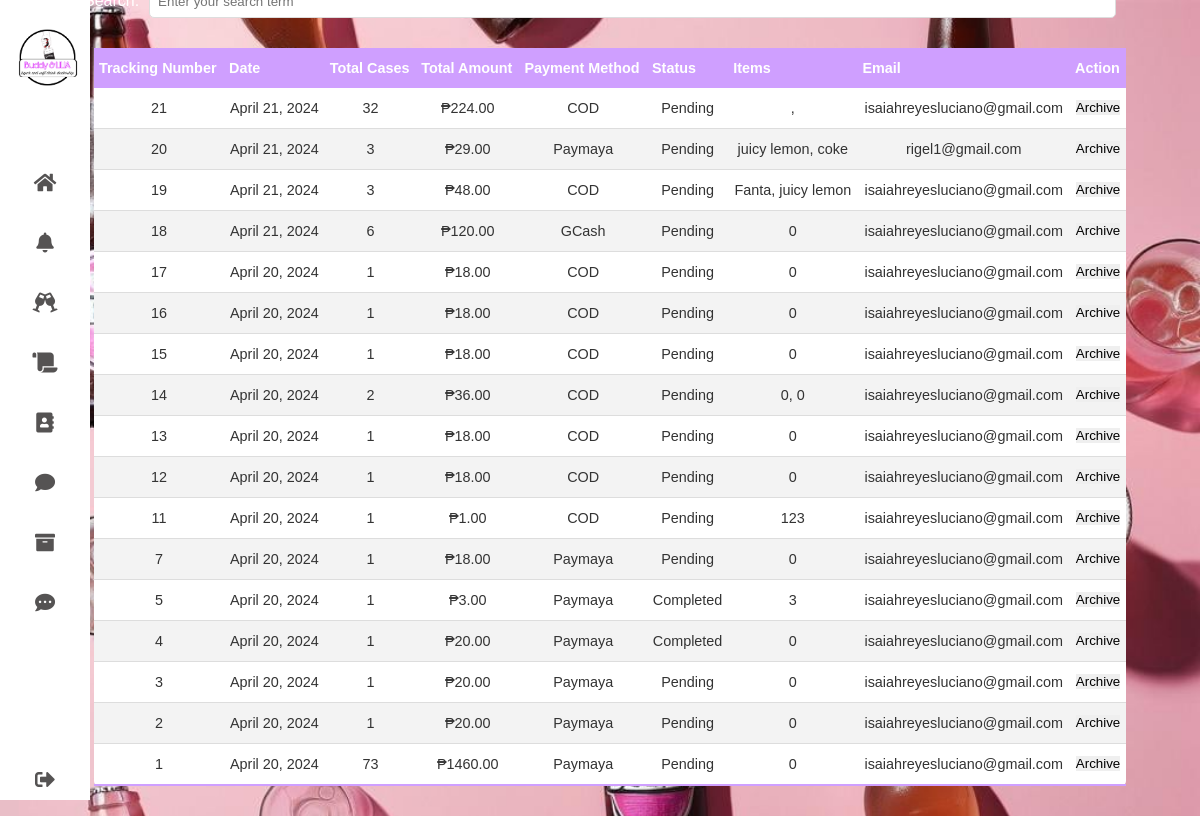
The app's page /pages/admin-transaction.php (signed in) with its own data.
### tables this page shows
CREATE TABLE `tbltransaction` (
  `id` int(11) NOT NULL,
  `user_id` varchar(255) DEFAULT NULL,
  `transaction_date` timestamp NOT NULL DEFAULT current_timestamp(),
  `total_amount` decimal(10,2) DEFAULT NULL,
  `payment_method` varchar(50) DEFAULT NULL,
  `transaction_status` enum('Pending','Completed','Cancelled') DEFAULT NULL,
  `archive` tinyint(1) NOT NULL
);

CREATE TABLE `tbluser` (
  `id` varchar(10) NOT NULL,
  `username` varchar(50) NOT NULL,
  `password` varchar(100) NOT NULL,
  `email` varchar(50) NOT NULL,
  `fullname` varchar(100) NOT NULL,
  `gender` enum('male','female') NOT NULL,
  `contact` varchar(11) NOT NULL,
  `userType` enum('admin','client','employee') NOT NULL,
  `address` varchar(100) NOT NULL,
  `verification` tinyint(1) NOT NULL
);

### pages/admin-transaction.php (the view, shortened to what this page needs)
<?php
include "../php/header.php";
$select_transactions_query = "SELECT t.id,
                                    DATE_FORMAT(t.transaction_date, '%M %e, %Y') AS formatted_date,
                                    SUM(ti.quantity) AS total_cases,
                                    SUM(ti.product_price * ti.quantity) AS total_price,
                                    t.payment_method,
                                    t.transaction_status,
                                    GROUP_CONCAT(ti.product_name SEPARATOR ', ') AS items,
                                    u.email
                                FROM tbltransaction t
                                INNER JOIN tbltransaction_items ti ON t.id = ti.transaction_id
                                INNER JOIN tbluser u ON t.user_id = u.id
                                WHERE t.archive = 0
                                GROUP BY t.id
                                ORDER BY t.id DESC";
$stmt_transactions = $conn->prepare($select_transactions_query);
$stmt_transactions->execute();
$transactions_result = $stmt_transactions->get_result();
?>
<!DOCTYPE html>
<html lang="en">
<head>
  <link rel="stylesheet" href="../css/navbar.css" />
  <link rel="stylesheet" href="../css/client-dashboard.css" />
  <link rel="stylesheet" href="../css/search-bar.css" />
  <link rel="stylesheet" href="../css/table.css" />
  <link rel="stylesheet" href="https://cdnjs.cloudflare.com/ajax/libs/font-awesome/5.15.4/css/all.min.css"/>
</head>
<body style="background-image: url('../images/dashboard-bg.jpg'); background-size: cover;">
  <div class="container">
  <?php
      include "navbar.php";
    ?>
    <div class="content">
    <form method="POST" action="">
          <div class="search-bar">
            <label for="search">Search:</label>
            <input type="search" id="search" name="search" placeholder="Enter your search term">
          </div>
        </form>
    <table class="content-table" id="dataTable">
        <thead>
            <tr>
                <th>Tracking Number</th>
                <th>Date</th>
                <th>Total Cases</th>
                <th>Total Amount</th>
                <th>Payment Method</th>
                <th>Status</th>
                <th>Items</th>
                <th>Email</th>
                <th>Action</th>
            </tr>
        </thead>
        <tbody>
            <?php
            while ($transaction_row = $transactions_result->fetch_assoc()) {
                echo "<tr>";
                echo "<td>" . $transaction_row['id'] . "</td>";
                echo "<td>" . $transaction_row['formatted_date'] . "</td>";
                echo "<td>" . $transaction_row['total_cases'] . "</td>";
                echo "<td>₱" . $transaction_row['total_price'] . "</td>";
                if($transaction_row['payment_method'] === "cash_on_delivery"){
                    echo "<td>COD</td>";
                }
                else if($transaction_row['payment_method'] === "gcash"){
                    echo "<td>GCash</td>";
                }
                else{
                    echo "<td>Paymaya</td>";
                }
                echo "<td>" . $transaction_row['transaction_status'] . "</td>";
                echo "<td>" . $transaction_row['items'] . "</td>";
                echo "<td>" . $transaction_row['email'] . "</td>";
                echo "<td>
                        <form method='POST' action=''>
                            <input type='hidden' name='transaction_id' value='" . $transaction_row['id'] . "'>
                            <button type='submit' name='archive_button'>Archive</button>
                        </form>
                      </td>";
                echo "</tr>";
            }
            ?>
        </tbody>
    </table>
    </div>
  </div>
</body>
</html>

### css/navbar.css (style rules this page uses)
* { margin: 0; padding: 0; outline: none; border: none; text-decoration: none; box-sizing: border-box; font-family: "Poppins", sans-serif; }
body { background: rgb(226, 226, 226); font-size: 16px; color: #333; }
.container { display: flex; }
table thead tr { color: #fff; background: #34AF6D; text-align: left; font-weight: bold; }
.container { display: flex; flex-direction: column; justify-content: center; align-items: center; height: 100vh; }

### css/client-dashboard.css (style rules this page uses)
.container { display: flex; flex-direction: column; justify-content: center; align-items: center; height: 100vh; }
.content { text-align: center; color: #fff; padding: 0 20px; }

### css/search-bar.css (style rules this page uses)
.search-bar { display: flex; align-items: center; width: 100%; }
.search-bar label { margin-right: 10px; }
.search-bar input[type="search"] { flex: 1; padding: 8px; border: 1px solid #ddd; border-radius: 5px; }

### css/table.css (style rules this page uses)
* { font-family: sans-serif; }
.content-table { border-collapse: collapse; margin: 30px 10px; font-size: 0.9em; width: 100%; border-radius: 5px; overflow-x: auto; background-color: #ffffff; }
.content-table thead tr { background-color: #CF9FFF; color: #ffffff; text-align: left; font-weight: bold; }
.content-table th, .content-table td { padding: 12px 5px; }
.content-table tbody tr { border-bottom: 1px solid #dddddd; }
.content-table tbody tr:nth-of-type(even) { background-color: #f3f3f3; }
.content-table tbody tr:last-of-type { border-bottom: 2px solid #CF9FFF; }
.content-table td { text-align: center; }

### records on screen
tbltransaction: id "21", formatted_date "April 21, 2024", total_cases "32", total_price "224.00", payment_method "COD", transaction_status "Pending", items ",", user.email "isaiahreyesluciano@gmail.com"
tbltransaction: id "20", formatted_date "April 21, 2024", total_cases "3", total_price "29.00", payment_method "Paymaya", transaction_status "Pending", items "juicy lemon, coke", user.email "rigel1@gmail.com"
tbltransaction: id "19", formatted_date "April 21, 2024", total_cases "3", total_price "48.00", payment_method "COD", transaction_status "Pending", items "Fanta, juicy lemon", user.email "isaiahreyesluciano@gmail.com"
tbltransaction: id "18", formatted_date "April 21, 2024", total_cases "6", total_price "120.00", payment_method "GCash", transaction_status "Pending", items "0", user.email "isaiahreyesluciano@gmail.com"
tbltransaction: id "17", formatted_date "April 20, 2024", total_cases "1", total_price "18.00", payment_method "COD", transaction_status "Pending", items "0", user.email "isaiahreyesluciano@gmail.com"
tbltransaction: id "16", formatted_date "April 20, 2024", total_cases "1", total_price "18.00", payment_method "COD", transaction_status "Pending", items "0", user.email "isaiahreyesluciano@gmail.com"
tbltransaction: id "15", formatted_date "April 20, 2024", total_cases "1", total_price "18.00", payment_method "COD", transaction_status "Pending", items "0", user.email "isaiahreyesluciano@gmail.com"
tbltransaction: id "14", formatted_date "April 20, 2024", total_cases "2", total_price "36.00", payment_method "COD", transaction_status "Pending", items "0, 0", user.email "isaiahreyesluciano@gmail.com"
tbltransaction: id "13", formatted_date "April 20, 2024", total_cases "1", total_price "18.00", payment_method "COD", transaction_status "Pending", items "0", user.email "isaiahreyesluciano@gmail.com"
tbltransaction: id "12", formatted_date "April 20, 2024", total_cases "1", total_price "18.00", payment_method "COD", transaction_status "Pending", items "0", user.email "isaiahreyesluciano@gmail.com"
tbltransaction: id "11", formatted_date "April 20, 2024", total_cases "1", total_price "1.00", payment_method "COD", transaction_status "Pending", items "123", user.email "isaiahreyesluciano@gmail.com"
tbltransaction: id "7", formatted_date "April 20, 2024", total_cases "1", total_price "18.00", payment_method "Paymaya", transaction_status "Pending", items "0", user.email "isaiahreyesluciano@gmail.com"
tbltransaction: id "5", formatted_date "April 20, 2024", total_cases "1", total_price "3.00", payment_method "Paymaya", transaction_status "Completed", items "3", user.email "isaiahreyesluciano@gmail.com"
tbltransaction: id "4", formatted_date "April 20, 2024", total_cases "1", total_price "20.00", payment_method "Paymaya", transaction_status "Completed", items "0", user.email "isaiahreyesluciano@gmail.com"
tbltransaction: id "3", formatted_date "April 20, 2024", total_cases "1", total_price "20.00", payment_method "Paymaya", transaction_status "Pending", items "0", user.email "isaiahreyesluciano@gmail.com"
tbltransaction: id "2", formatted_date "April 20, 2024", total_cases "1", total_price "20.00", payment_method "Paymaya", transaction_status "Pending", items "0", user.email "isaiahreyesluciano@gmail.com"
tbltransaction: id "1", formatted_date "April 20, 2024", total_cases "73", total_price "1460.00", payment_method "Paymaya", transaction_status "Pending", items "0", user.email "isaiahreyesluciano@gmail.com"
